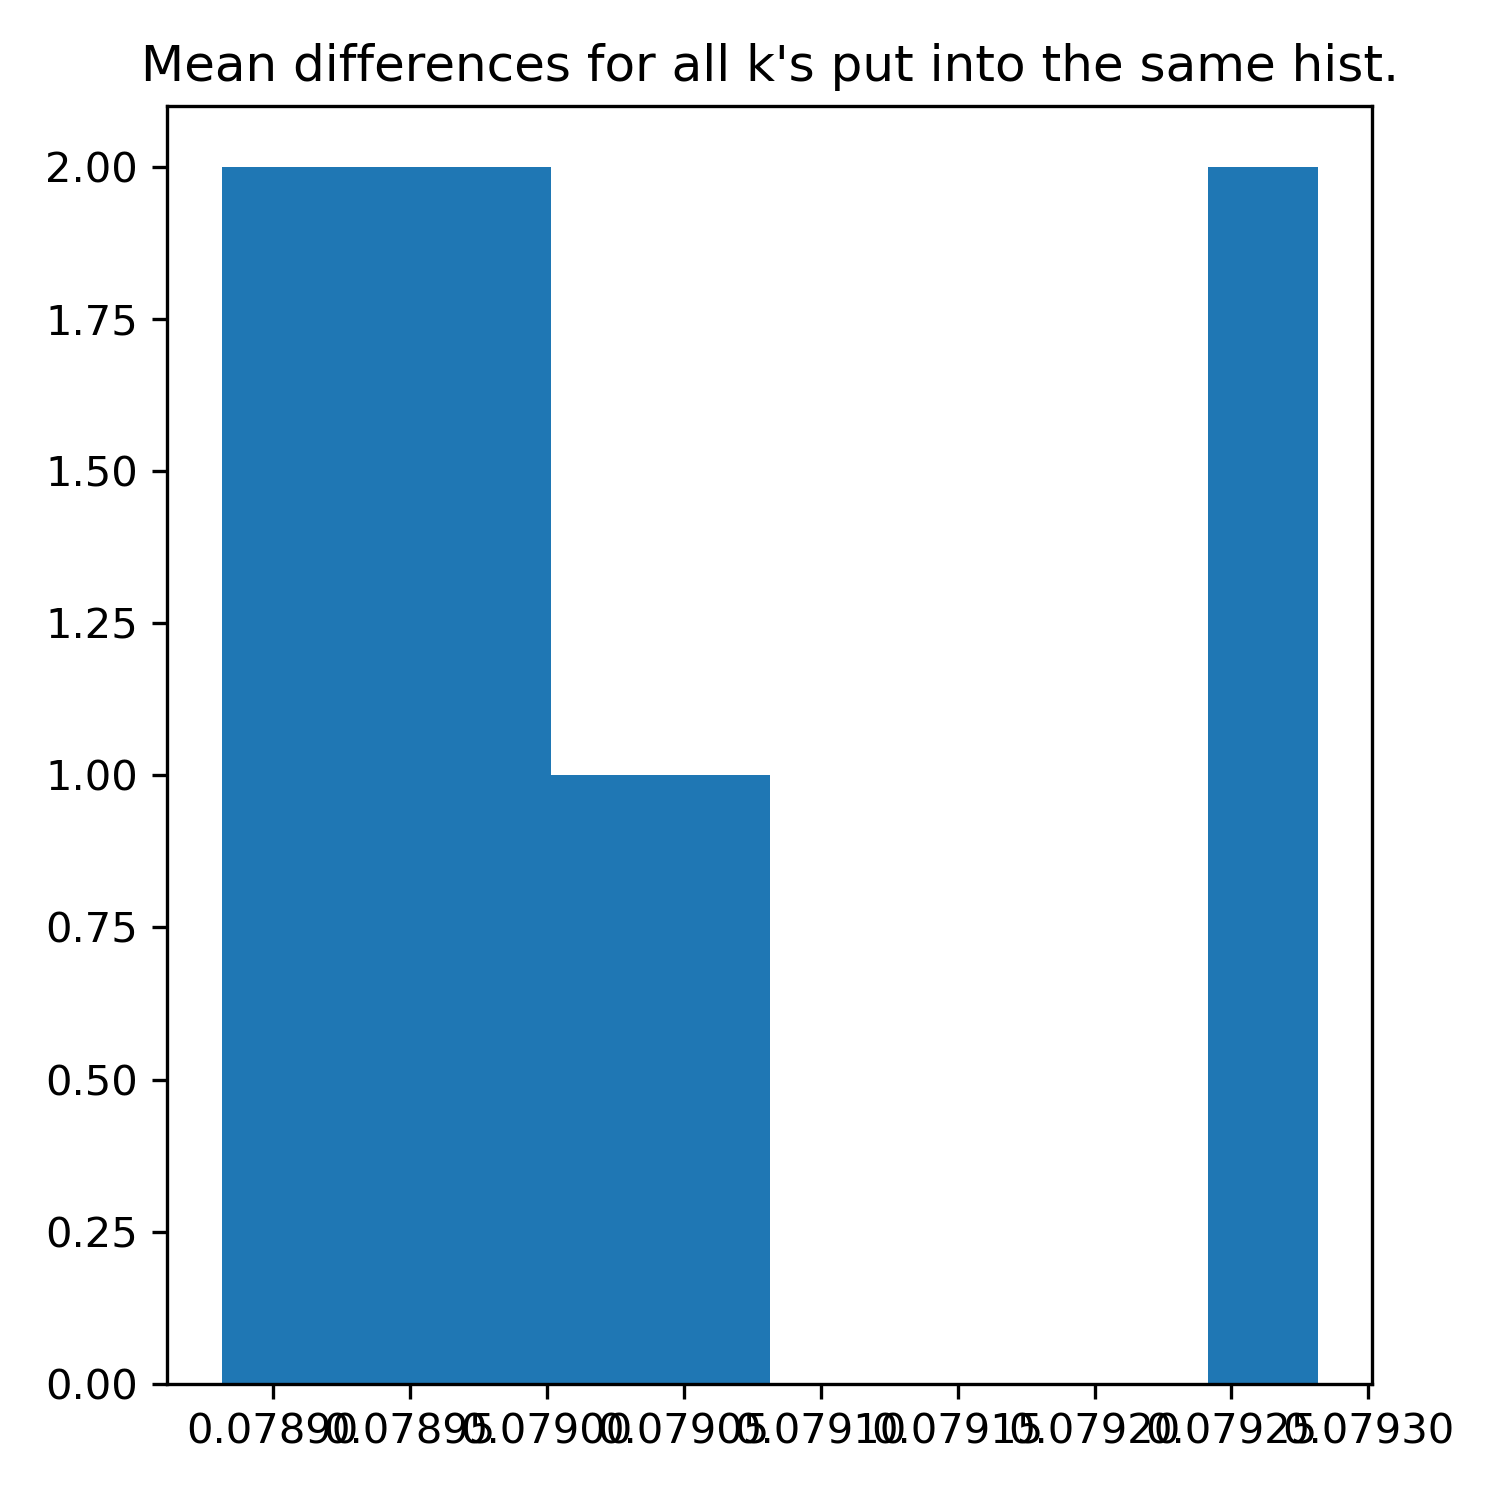

The script that saved this image:
import matplotlib.pyplot as plt
import pandas as pd
import pickle
import numpy as np

from tqdm import tqdm
from analysis import load_passrates_from_json, load_data_standard_format


def calc_difference_for_k(k : int, base_df, grpo_df, num_bootstrap_repetitions=100):
    """
        For each question, bootstrap the pass@k rate. Then, calculate the differences between base and grpo. The mean difference gets returned.
    """
    diffs = []
    for _ in tqdm(range(num_bootstrap_repetitions), desc='bootstrap_samples'):
        base_responses = base_df['rewards'].apply(lambda x: np.random.choice(x, size=k))
        grpo_responses = grpo_df['rewards'].apply(lambda x: np.random.choice(x, size=k))
        base_rates = base_responses.apply(np.nanmean)
        grpo_rates = grpo_responses.apply(np.nanmean)
        ds = np.array(grpo_rates - base_rates)
        ds = ds[~np.isnan(ds)]
        mean = np.mean(ds)
        if not np.isnan(mean):
            diffs.append(mean)

    return diffs

def main(reload=False):    
    """
        We want to plot the differences between passrates of the different benchmarks 
    """
    if reload:
        dfs = load_data_standard_format(results_dir='/u/rfechner/out/fixed_rollouts/Qwen',
                                        model_filter=['base', 'entropy0.0'],
                                        size_filter=['7b'],
                                        all_names=['math'])
        with open('hist_of_mean_diffs_per_k.pickle', 'wb') as file:
            pickle.dump(dfs, file)
    else:
        with open('hist_of_mean_diffs_per_k.pickle', 'rb') as file:
            dfs = pickle.load(file)

    diffs = [
        calc_difference_for_k(k, dfs['math']['base'], dfs['math']['entropy0.0']) for k in tqdm(2**np.arange(10), desc='k')
    ]

    # we need num_models (models besides the "base" model) * num_datasets histograms
    fig, axes = plt.subplots(ncols=5, nrows=2, figsize=(5*5, 2*6))
    axes = axes.flatten()
    counter = 0
    for k, diff in zip(2**np.arange(10), diffs):
        axes[counter].hist(diff)
        axes[counter].set_title(f'k : {k}')
        counter += 1
    
    fig.tight_layout()
    plt.subplots_adjust(hspace = .5)
    fig.savefig(fname='hist_of_diffs_per_k.png', dpi=300)

    fig, ax = plt.subplots(ncols=1, nrows=1, figsize=(5, 5))
    ax.hist([np.nanmean(diff) for diff in diffs])
    ax.set_title("Mean differences for all k's put into the same hist.")

    fig.tight_layout()
    plt.subplots_adjust(hspace = .5)
    fig.savefig(fname='hist_of_mean_diffs_per_k.png', dpi=300)

if __name__ == "__main__":
    main(reload=False)
